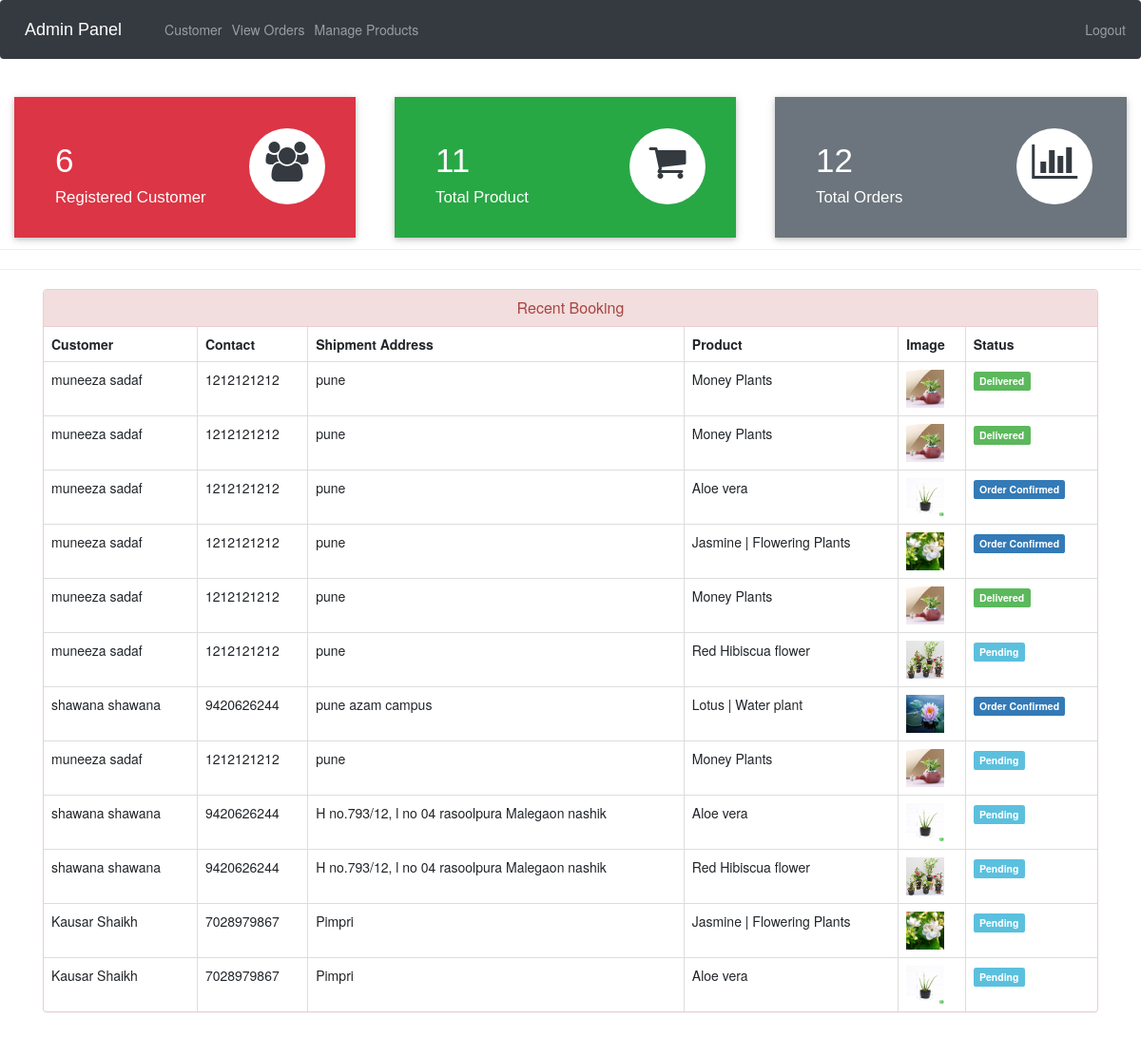
Page /admin-dashboard (signed in) on the committed database.
### ecom/models.py (models this page shows, shortened)
class Customer(models.Model):
    user=models.OneToOneField(User,on_delete=models.CASCADE)
    profile_pic= models.ImageField(upload_to='profile_pic/CustomerProfilePic/',null=True,blank=True)
    address = models.CharField(max_length=40)
    mobile = models.CharField(max_length=20,null=False)
    @property
    def get_name(self):
        return self.user.first_name+" "+self.user.last_name

class Orders(models.Model):
    STATUS =(
        ('Pending','Pending'),
        ('Order Confirmed','Order Confirmed'),
        ('Out for Delivery','Out for Delivery'),
        ('Delivered','Delivered'),
    )
    customer=models.ForeignKey('Customer', on_delete=models.CASCADE,null=True)
    product=models.ForeignKey('Product',on_delete=models.CASCADE,null=True)
    email = models.CharField(max_length=50,null=True)
    address = models.CharField(max_length=500,null=True)
    mobile = models.CharField(max_length=20,null=True)
    order_date= models.DateField(auto_now_add=True,null=True)
    status=models.CharField(max_length=50,null=True,choices=STATUS)

class Product(models.Model):
    name=models.CharField(max_length=40)
    product_image= models.ImageField(upload_to='product_image/',null=True,blank=True)
    price = models.PositiveIntegerField()
    description=models.CharField(max_length=40)

### ecom/views.py (the view)
# urls.py: path('admin-dashboard', views.admin_dashboard_view,name='admin-dashboard'),
@login_required(login_url='adminlogin')
def admin_dashboard_view(request):
    customercount=models.Customer.objects.all().count()
    productcount=models.Product.objects.all().count()
    ordercount=models.Orders.objects.all().count()
    orders=models.Orders.objects.all()
    ordered_products=[]
    ordered_bys=[]
    for order in orders:
        ordered_product=models.Product.objects.all().filter(id=order.product.id)
        ordered_by=models.Customer.objects.all().filter(id = order.customer.id)
        ordered_products.append(ordered_product)
        ordered_bys.append(ordered_by)
    mydict={
    'customercount':customercount,
    'productcount':productcount,
    'ordercount':ordercount,
    'data':zip(ordered_products,ordered_bys,orders),
    }
    return render(request,'ecom/admin_dashboard.html',context=mydict)

### templates/ecom/admin_dashboard.html
{% extends 'ecom/admin_base.html' %}
{% load static %}
{% block content %}
<br>
{%include 'ecom/admin_dashboard_cards.html'%}
<br><br><br><br><br>
<hr><hr>
<div class="container" >
    <div class="panel panel-danger" >
      <div class="panel-heading" style="text-align:center;">
        <h6 class="panel-title">Recent Booking</h6>
      </div>
      <table class="table table-hover table-bordered" id="dev-table">
        <thead>
          <tr>
            <th>Customer</th>
            <th>Contact</th>
            <th>Shipment Address</th>
            <th>Product</th>
            <th>Image</th>
            <th>Status</th>
          </tr>
        </thead>
        {% for product,customer,order in data %}
        <tr>
          {% for c in customer %}
          <td> {{c.get_name}}</td>
          <td>{{c.mobile}}</td>
          <td>{{order.address}}</td>
          {% endfor %}
          {% for p in product %}
          <td> {{p.name}}</td>
          <td> <img src="{% static p.product_image.url %}" alt="Profile Pic" height="40px" width="40px" /></td>
          {% if order.status == 'Pending'%}
          <td> <span class="label label-info">{{order.status}}</span></td>
          {% elif order.status == 'Delivered' %}
          <td> <span class="label label-success">{{order.status}}</span></td>
          {% elif order.status == 'Out for Delivery' %}
          <td> <span class="label label-warning">{{order.status}}</span></td>
          {%else%}
            <td> <span class="label label-primary">{{order.status}}</span></td>
          {%endif%}
          {% endfor %}
        </tr>
        {% endfor %}
      </table>
  </div>
</div>
{% endblock content %}

### rows in the picture
Orders: address "pune", status "Delivered"
Customer: get_name "muneeza sadaf", mobile "1212121212"
Product: name "Money Plants", product_image (picture)
Orders: address "pune", status "Delivered"
Customer: get_name "muneeza sadaf", mobile "1212121212"
Orders: address "pune", status "Order Confirmed"
Product: name "Aloe vera", product_image (picture)
Orders: address "pune", status "Order Confirmed"
Product: name "Jasmine | Flowering Plants", product_image (picture)
Orders: address "pune", status "Delivered"
Orders: address "pune", status "Pending"
Product: name "Red Hibiscua flower", product_image (picture)
Orders: address "pune azam campus", status "Order Confirmed"
Customer: get_name "shawana shawana", mobile "9420626244"
Product: name "Lotus | Water plant", product_image (picture)
Orders: address "pune", status "Pending"
Orders: address "H no.793/12, l no 04 rasoolpura Malegaon nashik", status "Pending"
Orders: address "H no.793/12, l no 04 rasoolpura Malegaon nashik", status "Pending"
Orders: address "Pimpri", status "Pending"
Customer: get_name "Kausar Shaikh", mobile "7028979867"
Orders: address "Pimpri", status "Pending"

### other values in the picture
{{ customercount }} "6"
{{ productcount }} "11"
{{ ordercount }} "12"
